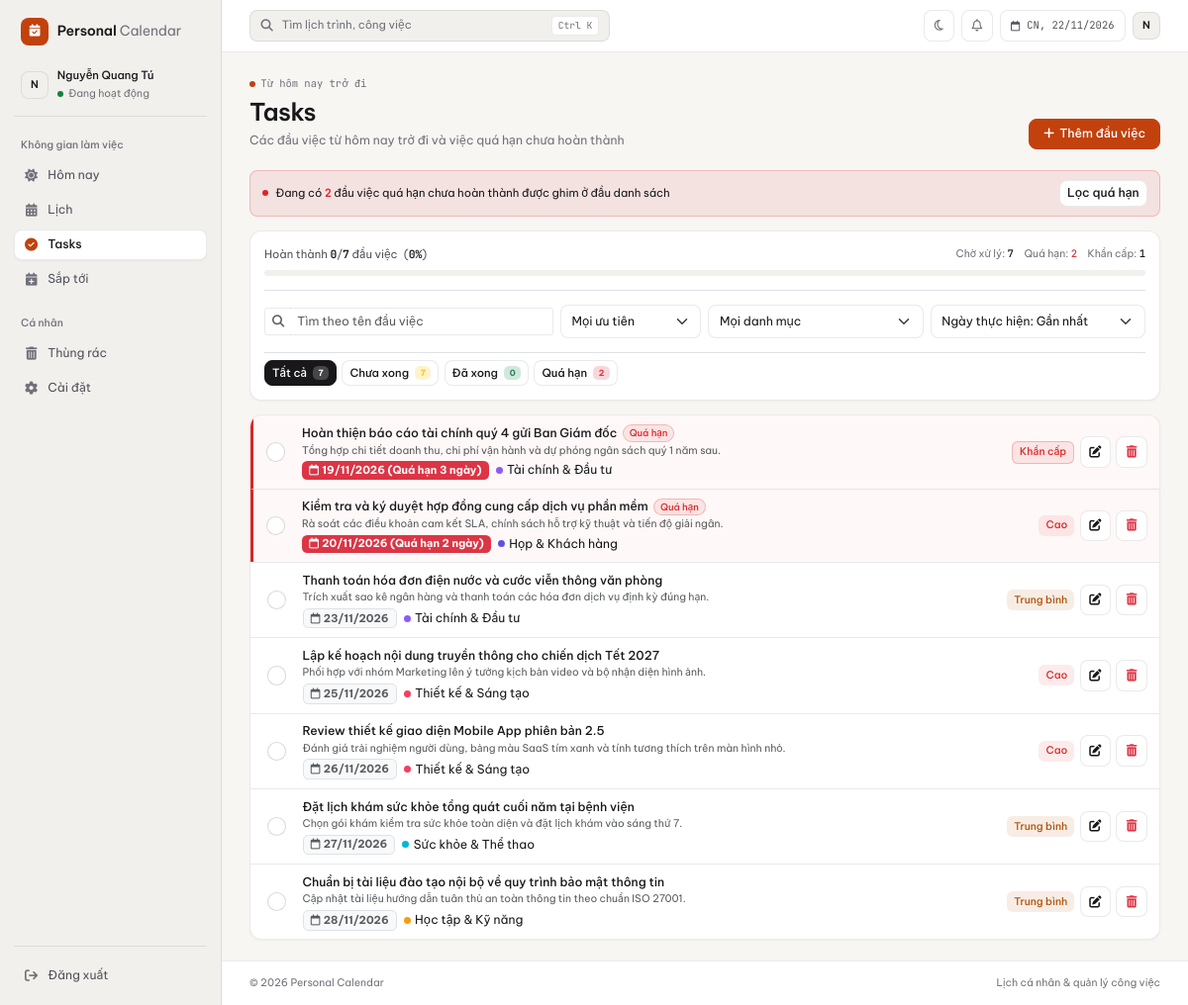
Page /index.php?page=tasks&task_id=14 (signed in) on the committed database.
### tables this page shows
CREATE TABLE `tasks` (
  `id` int unsigned NOT NULL AUTO_INCREMENT,
  `user_id` int unsigned NOT NULL,
  `category_id` int unsigned DEFAULT NULL,
  `title` varchar(255) NOT NULL,
  `description` text,
  `priority` enum('low','medium','high','urgent') NOT NULL DEFAULT 'medium',
  `status` enum('pending','completed') NOT NULL DEFAULT 'pending',
  `is_completed` tinyint(1) NOT NULL DEFAULT '0',
  `progress` int unsigned NOT NULL DEFAULT '0',
  `due_date` date DEFAULT NULL,
  `start_time` time DEFAULT NULL,
  `end_time` time DEFAULT NULL,
  `end_date` date DEFAULT NULL,
  `repeat_type` enum('none','daily','weekly','monthly') NOT NULL DEFAULT 'none',
  `created_at` timestamp NULL DEFAULT CURRENT_TIMESTAMP,
  `updated_at` timestamp NULL DEFAULT CURRENT_TIMESTAMP ON UPDATE CURRENT_TIMESTAMP,
  `deleted_at` datetime DEFAULT NULL,
  PRIMARY KEY (`id`),
  KEY `fk_tasks_user` (`user_id`),
  CONSTRAINT `fk_tasks_user` FOREIGN KEY (`user_id`) REFERENCES `users` (`id`) ON DELETE CASCADE
);

CREATE TABLE `categories` (
  `id` int unsigned NOT NULL AUTO_INCREMENT,
  `user_id` int unsigned NOT NULL,
  `name` varchar(80) NOT NULL,
  `color` char(7) NOT NULL DEFAULT '#64748b',
  `icon` varchar(50) NOT NULL DEFAULT 'fa-folder',
  `created_at` timestamp NULL DEFAULT CURRENT_TIMESTAMP,
  PRIMARY KEY (`id`),
  UNIQUE KEY `unique_user_category` (`user_id`,`name`),
  CONSTRAINT `fk_categories_user` FOREIGN KEY (`user_id`) REFERENCES `users` (`id`) ON DELETE CASCADE
);

### app/Views/pages/tasks.php (the view, shortened to what the rows shown need)
<?php
$tasks = $data['tasks'] ?? [];
$todayYmd = date('Y-m-d');
?>
<section class="welcome-row">
    <div>
        <h1>Tasks</h1>
    </div>
</section>
    <?php $initStatusTab = $_GET['status'] ?? 'all'; ?>
<div class="panel p-0 overflow-hidden position-relative">
    <div class="task-list" id="taskListContainer" data-initial-status="<?= htmlspecialchars($initStatusTab) ?>">
        <?php if (empty($tasks)): ?>
            <div class="empty-calendar py-5 text-center">
                <div class="empty-icon"><i class="fa-regular fa-circle-check"></i></div>
                <h2>Chưa có đầu việc nào</h2>
                <p>Thêm đầu việc cho hôm nay hoặc những ngày kế tiếp để theo dõi tập trung tại một nơi.</p>
                <button type="button" class="btn btn-primary-soft" onclick="document.getElementById('btnOpenAddTaskModal').click()">
                    <i class="fa-solid fa-plus me-1"></i>Tạo đầu việc mới
                </button>
            </div>
        <?php else: ?>
            <?php foreach ($tasks as $task):
                $dueDate = trim((string)($task['due_date'] ?? ''));
                $endDate = trim((string)($task['end_date'] ?? ''));
                $effectiveDueDate = $endDate !== '' ? $endDate : $dueDate;
                $hasMultiDay = ($endDate !== '' && $dueDate !== '' && $endDate > $dueDate);
                $isDone = (($task['status'] ?? '') === 'completed' || !empty($task['is_completed']));
                $rawOverdue = ($effectiveDueDate !== '' && $effectiveDueDate < $todayYmd);
                $isOverdue = ($rawOverdue && !$isDone);
                $p = $task['priority'] ?? 'medium';
                $pClass = 'medium';
                $pText = 'Trung bình';
                if ($p === 'urgent') {
                    $pClass = 'urgent';
                    $pText = 'Khẩn cấp';
                } elseif ($p === 'high') {
                    $pClass = 'high';
                    $pText = 'Cao';
                } elseif ($p === 'low') {
                    $pClass = 'low';
                    $pText = 'Thấp';
                }
            ?>
            <div class="task-row tasks-page-row <?= $isDone ? 'is-done' : '' ?> <?= $isOverdue ? 'is-overdue' : '' ?> <?= $hasMultiDay ? 'is-multiday' : '' ?>"
                 data-id="<?= (int)$task['id'] ?>"
                 data-is-task="1"
                 data-is-overdue="<?= $rawOverdue ? '1' : '0' ?>"
                 data-status="<?= $isDone ? 'completed' : 'pending' ?>"
                 data-priority="<?= htmlspecialchars($p) ?>"
                 data-category-id="<?= htmlspecialchars((string)($task['category_id'] ?? '')) ?>"
                 data-due-date="<?= htmlspecialchars($dueDate) ?>"
                 data-end-date="<?= htmlspecialchars($endDate) ?>"
                 data-created-at="<?= htmlspecialchars((string)($task['created_at'] ?? '')) ?>">
                <label class="task-check-wrap" aria-label="Đánh dấu hoàn thành <?= htmlspecialchars($task['title']) ?>">
                    <span class="custom-check"><i class="fa-solid fa-check"></i></span>
                </label>
                <div class="task-copy">
                    <div class="today-title-line">
                        <strong><?= htmlspecialchars($task['title']) ?></strong>
                        <?php if ($isOverdue): ?>
                            <span class="today-pill is-overdue task-overdue-badge">Quá hạn</span>
                        <?php endif; ?>
                    </div>
                    <?php if (!empty($task['description'])): ?>
                        <p class="task-desc-text text-muted mb-1"><?= htmlspecialchars($task['description']) ?></p>
                    <?php endif; ?>
                    <div class="task-meta d-flex flex-wrap align-items-center gap-2 mt-1">
                        <?php if ($dueDate !== ''):
                            $dueTs = strtotime($dueDate);
                            $effectiveDueTs = strtotime($effectiveDueDate);
                            $todayTs = strtotime($todayYmd);
                            $daysDiff = (int)round(($effectiveDueTs - $todayTs) / 86400);
                            $dateText = date('d/m/Y', $dueTs);
                        ?>
                            <span class="badge <?= $isOverdue ? 'bg-danger text-white' : 'bg-light text-muted border' ?> task-due-badge" style="font-size: 11px;">
                                <i class="fa-regular fa-calendar me-1"></i><?= htmlspecialchars($dateText) ?>
                                <?php if ($isOverdue && $daysDiff < 0): ?>
                                    (Quá hạn <?= abs($daysDiff) ?> ngày)
                                <?php elseif ($daysDiff === 0 && !$isDone): ?>
                                    (Hôm nay)
                                <?php endif; ?>
                            </span>
                        <?php endif; ?>
                        <?php if (!empty($task['category_name'])):
                            $cCol = $task['category_color'] ?: '#c2410c';
                        ?>
                            <span class="today-meta-cat">
                                <span class="today-cat-dot" style="background-color: <?= htmlspecialchars($cCol) ?>;"></span>
                                <?= htmlspecialchars($task['category_name']) ?>
                            </span>
                        <?php endif; ?>
                    </div>
                </div>
                <div class="task-row-actions">
                    <span class="priority <?= $pClass ?>"><?= $pText ?></span>
                    <button type="button" class="btn btn-sm btn-light btn-task-edit-v2" data-id="<?= (int)$task['id'] ?>" title="Chỉnh sửa đầu việc" aria-label="Chỉnh sửa đầu việc">
                        <i class="fa-solid fa-pen-to-square"></i>
                    </button>
                    <button type="button" class="btn btn-sm btn-light btn-task-delete-v2 text-danger" data-id="<?= (int)$task['id'] ?>" title="Xóa đầu việc" aria-label="Xóa đầu việc">
                        <i class="fa-solid fa-trash-can"></i>
                    </button>
                </div>
            </div>
            <?php endforeach; ?>
        <?php endif; ?>
    </div>
</div>

### rows in the picture
tasks: title "Hoàn thiện báo cáo tài chính quý 4 gửi Ban Giám đốc", status "Quá hạn", description "Tổng hợp chi tiết doanh thu, chi phí vận hành và dự phóng ngân sách quý 1 năm sau.", due_date "19/11/2026", category.name "Tài chính & Đầu tư", priority "Khẩn cấp"
tasks: title "Kiểm tra và ký duyệt hợp đồng cung cấp dịch vụ phần mềm", status "Quá hạn", description "Rà soát các điều khoản cam kết SLA, chính sách hỗ trợ kỹ thuật và tiến độ giải ngân.", due_date "20/11/2026", category.name "Họp & Khách hàng", priority "Cao"
tasks: title "Thanh toán hóa đơn điện nước và cước viễn thông văn phòng", description "Trích xuất sao kê ngân hàng và thanh toán các hóa đơn dịch vụ định kỳ đúng hạn.", due_date "23/11/2026", category.name "Tài chính & Đầu tư", pText "Trung bình"
tasks: title "Lập kế hoạch nội dung truyền thông cho chiến dịch Tết 2027", description "Phối hợp với nhóm Marketing lên ý tưởng kịch bản video và bộ nhận diện hình ảnh.", due_date "25/11/2026", category.name "Thiết kế & Sáng tạo", priority "Cao"
tasks: title "Review thiết kế giao diện Mobile App phiên bản 2.5", description "Đánh giá trải nghiệm người dùng, bảng màu SaaS tím xanh và tính tương thích trên màn hình nhỏ.", due_date "26/11/2026", category.name "Thiết kế & Sáng tạo", priority "Cao"
tasks: title "Đặt lịch khám sức khỏe tổng quát cuối năm tại bệnh viện", description "Chọn gói khám kiểm tra sức khỏe toàn diện và đặt lịch khám vào sáng thứ 7.", due_date "27/11/2026", category.name "Sức khỏe & Thể thao", pText "Trung bình"
tasks: title "Chuẩn bị tài liệu đào tạo nội bộ về quy trình bảo mật thông tin", description "Cập nhật tài liệu hướng dẫn tuân thủ an toàn thông tin theo chuẩn ISO 27001.", due_date "28/11/2026", category.name "Học tập & Kỹ năng", pText "Trung bình"

### other values in the picture
$initial "N"
$currentUserName "Nguyễn Quang Tú"
$label "Hôm nay"
$label "Lịch"
$label "Tasks"
$label "Sắp tới"
$stats['overdue'] "2"
$stats['completed'] "0"
$stats['total'] "7"
$stats['progress_percent'] "0"
$stats['pending'] "7"
$stats['urgent'] "1"
